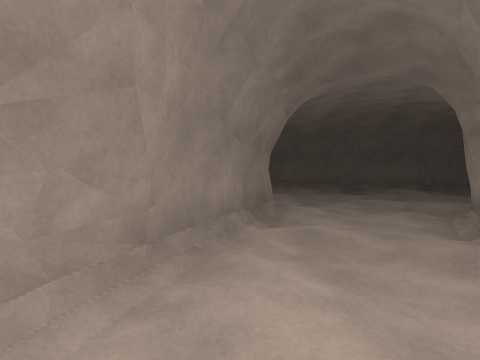
[1] (above)

18 first-person views from a walk through a Unity game level. The camera is 1.5 m above the floor, tilts 2° down and sees 85° across. The floor is counted in squares, 1.54 m on a side. Each view is taken from the middle of a square. On the plan, view 1 faces up. The plan holds only what a view shows up to about 11 squares ahead; the rest is blank. The place goes on beyond the plan. The player character is not drawn.

[2]
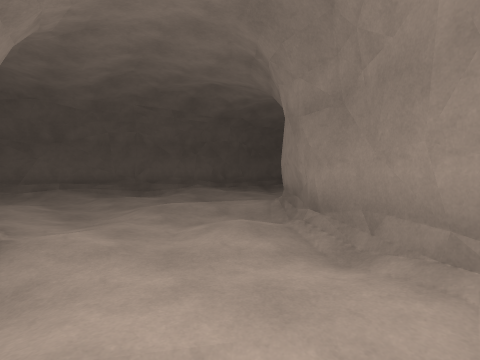

[3]
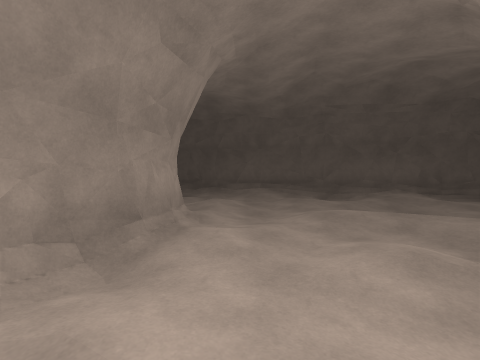

[4]
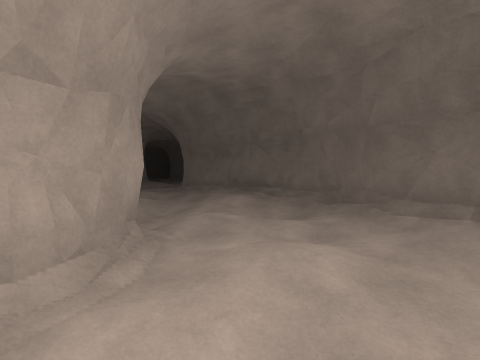

[5]
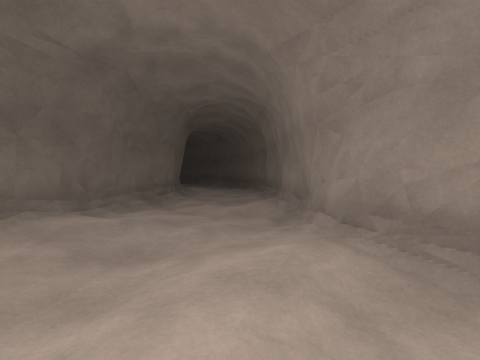

[6]
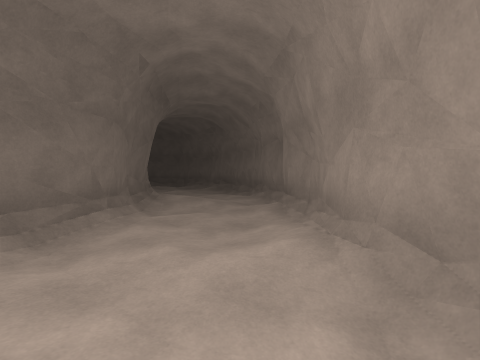

[7]
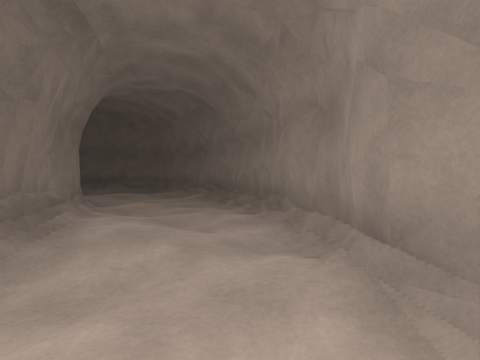

[8]
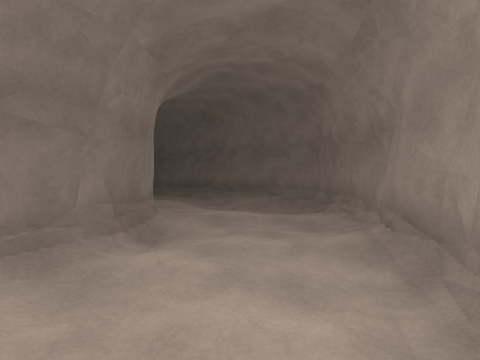

[9]
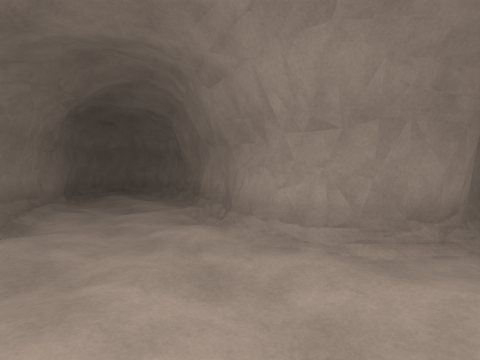

[10]
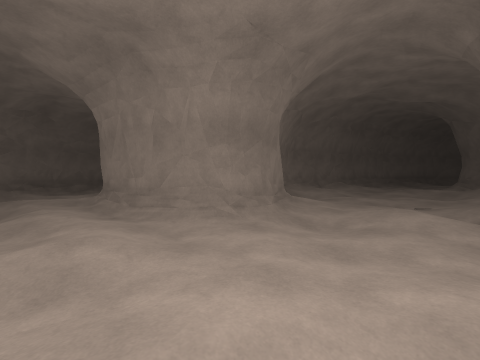

[11]
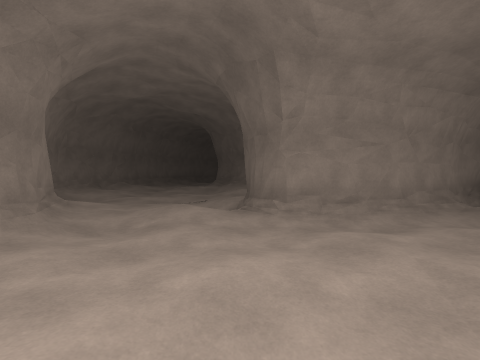

[12]
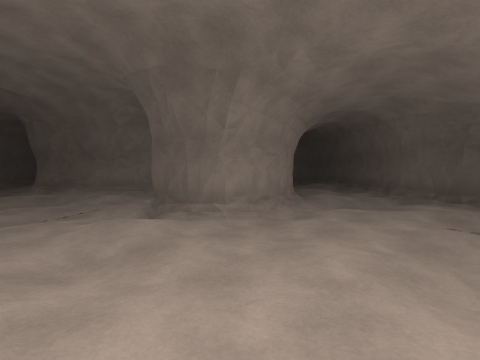

[13]
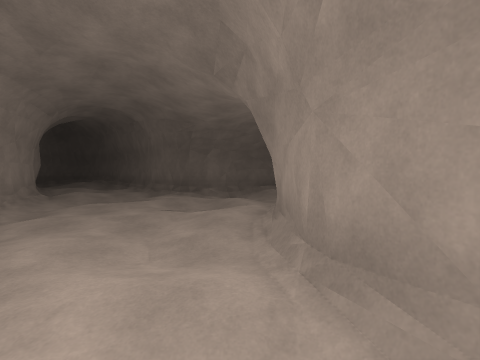

[14]
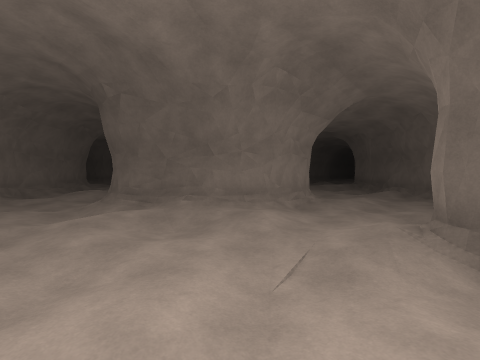

[15]
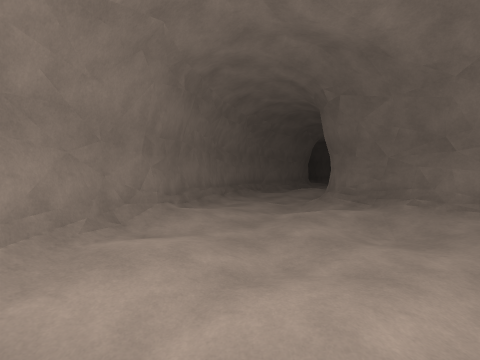

[16]
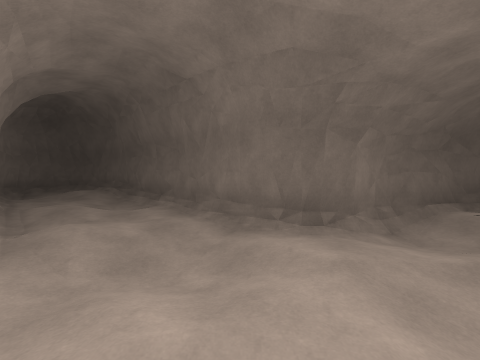

[17]
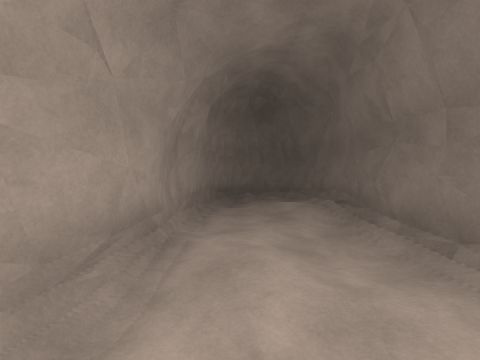

[18]
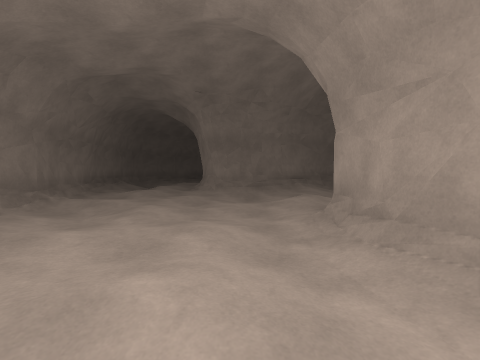

### Floor plan
Key: @ floor where view 1 was taken; # wall or solid block; . main floor; : floor 0.25 m higher than the main floor; - floor 0.25 m lower than the main floor; _ floor 0.5 m lower than the main floor; / step, stairs or slope; O other object.
Columns run from 6 left of view 1 to 22 right of it. Each row starts with its distance up from view 1.
 33                #-.:##
 32                ##./.##
 31                 ##..-##
 30                  #-./-##
 29                 /##....##  ##
 28                .--##-...####O
 27                -..-##..--##_/
 26                 ..- ##/_/../-
 25                #..-. #--/.-.-
 24                #/--- #-...-.
 23                #/--  #/-....
 22                #.-./##/----.#
 21         //   ###:...##---.--#
 20         :.- ##.//----/.--...#
 19       #/...-//./----..--..--#
 18       ##/.--.-...-.--..//-.-#
 17        ###/....---.-.####-.-#
 16          ####.:/.:/-##  #-.-.
 15             #########   #/.--
 14 #########               #/.-/
 13 .--/.--/###             #.._/
 12 ---/./.-..####        ###../_
 11   ._/.--.-.-.##########.....#
 10    ###-..-..//..-##/.:....-##
  9      ##.--.---.-.-.-....--##
  8       ##--...---.--....-###
  7       ##.--/#############
  6       #/.-/##
  5       #--.##
  4      ##...#
  3      #---##
  2     ##.-.#
  1     #-.-##
  0     #/@.#
 -1     #####

Where each view was taken, in squares from view 1:
view 1: 0 up, 0 right, facing up
view 2: 3 up, 1 right, facing up-right
view 3: 3 up, 2 right, facing up
view 4: 8 up, 3 right, facing up-left
view 5: 8 up, 3 right, facing right
view 6: 8 up, 7 right, facing right
view 7: 8 up, 11 right, facing right
view 8: 8 up, 16 right, facing up-right
view 9: 10 up, 4 right, facing down-left
view 10: 21 up, 21 right, facing down-left
view 11: 21 up, 21 right, facing left
view 12: 18 up, 20 right, facing up-left
view 13: 18 up, 21 right, facing up
view 14: 17 up, 14 right, facing up-left
view 15: 17 up, 14 right, facing left
view 16: 23 up, 18 right, facing up
view 17: 27 up, 16 right, facing up-left
view 18: 26 up, 17 right, facing down
